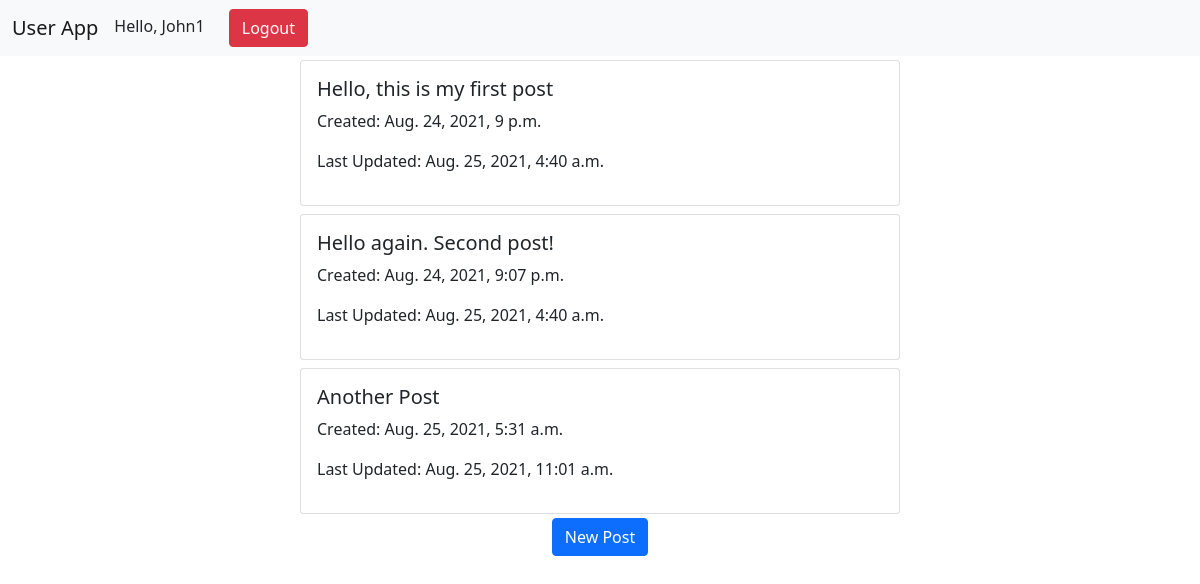
The page / (signed in) on the database as committed earlier.
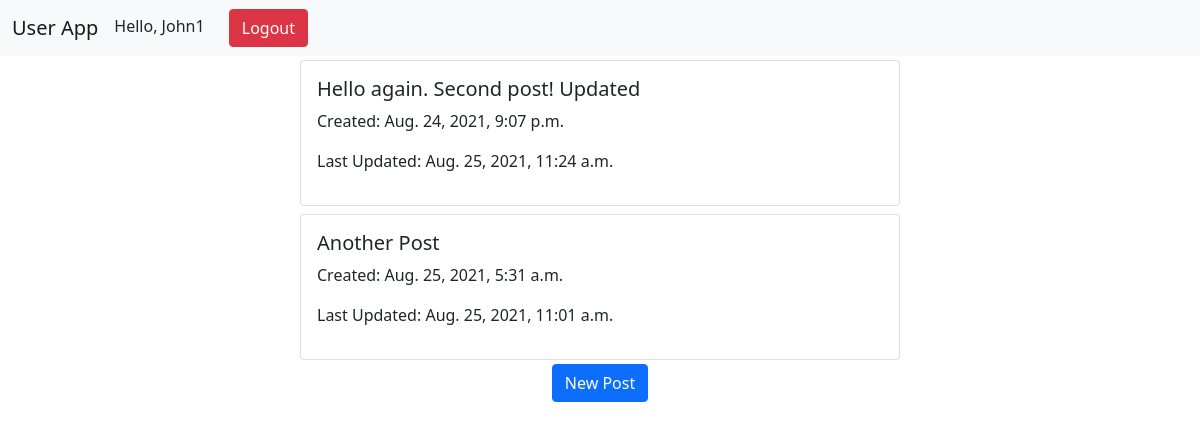
The same page on the database as committed later.
### user/models.py (models this page shows, shortened)
class Post(models.Model):
    user = models.ForeignKey(User, on_delete=models.SET_NULL, null=True, blank=True)
    text = models.TextField(null=True)
    created_at = models.DateTimeField(auto_now_add=True)
    updated_at = models.DateTimeField(null=True)

### user/views.py (the view)
# urls.py: path('', home_page, name='home'),
@login_required(login_url='login')
def home_page(request):
    user_posts = Post.objects.filter(user=request.user)
    context = {
        'posts': user_posts
    }
    return render(request, 'user/home.html', context)

### user/templates/user/home.html (shortened to what this page needs)
<!DOCTYPE html>
<html lang="en">
<head>
        <link href="https://cdn.jsdelivr.net/npm/bootstrap@5.1.0/dist/css/bootstrap.min.css" rel="stylesheet">
    {% load static %}
    <link rel="stylesheet" href="{% static 'user/main.css' %}" type="text/css"/>
</head>
<body>
    {% include 'user/header.html' %}
    <div class="posts-container">
        {% for item in posts %}
        <div class="card my-1 mx-4 col-lg-6">
          <div class="card-body">
              <h5>{{ item.text }}</h5>
              <p>Created: {{ item.created_at }}</p>
              <p>Last Updated: {{ item.updated_at }}</p>
          </div>
        </div>
        {% endfor %}
        <a href="{% url 'create-post' %}" class="btn btn-primary">New Post</a>
    </div>
</body>
</html>

### user/templates/user/header.html (shortened to what this page needs)
    <link href="https://cdn.jsdelivr.net/npm/bootstrap@5.1.0/dist/css/bootstrap.min.css" rel="stylesheet">
<nav class="navbar navbar-expand-lg navbar-light bg-light">
  <div class="container-fluid">
    <a class="navbar-brand" href="{% url 'home' %}">User App</a>
    <div class="collapse navbar-collapse" id="navbarSupportedContent">
      <ul class="navbar-nav me-auto mb-2 mb-lg-0" style="display: flex; justify-content: space-between;">
          <li style="margin-left: auto; margin-right: 0px">
            <span style="margin-right: 20px;font-size: 16px">Hello, {{ request.user }}</span>
            <span><a class="btn btn-danger" href="{% url 'logout' %}">Logout</a></span>
          </li>
      </ul>
    </div>
  </div>
</nav>

### user/static/user/main.css (style rules this page uses)
.posts-container { width: 100%; display: flex; flex-direction: column; justify-content: center; align-items: center; }

Rows that differ between the two databases and show on the page:
removed Post: text "Hello, this is my first post", created_at "Aug. 24, 2021, 9 p.m.", updated_at "Aug. 25, 2021, 4:40 a.m."
changed Post: text "Hello again. Second post!" → "Hello again. Second post! Updated"; updated_at "Aug. 25, 2021, 4:40 a.m." → "Aug. 25, 2021, 11:24 a.m."
